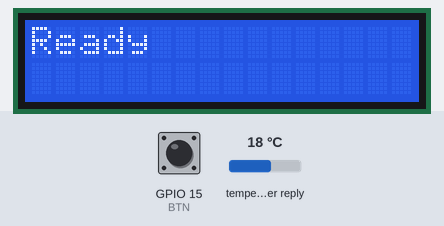
Bench run of a sketch on a simulated ESP32. Shown: 16×2 character LCD. Inputs (shaded band) come from the test bench; at power-on: GPIO 15 (BTN) HIGH, temperature in the weather reply 18 °C. WiFi joins after 1.5 s; servers stay silent unless stated; the local clock reads 2024-03-15 10:24:30 at power-on unless the sketch sets it; web services answer with replies made up by the test bench.

Above: at 1.6 s.
At 3.7 s:
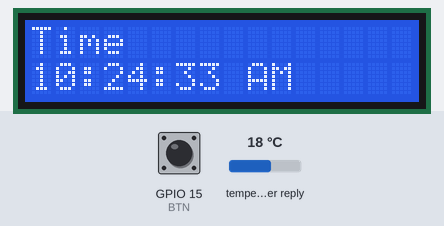
3.8 s: GPIO 15 (BTN) pulled LOW for 0.6 s
At 5.3 s:
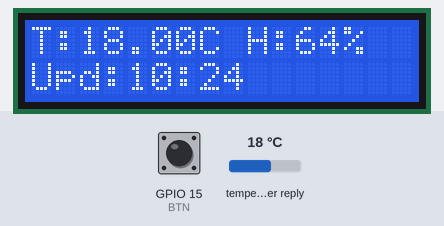
6.0 s: GPIO 15 (BTN) pulled LOW for 1 s
At 7.2 s:
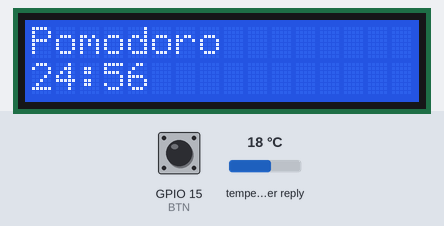
Timing chart, 0 to 9.0 s (numbered marks = the images above; inputs shaded):
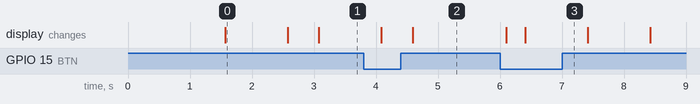

Measured:
- after the input at 3.8 s, the display: first changes after 0.28 s (image 2 shows a later state)
- after the input at 6.0 s, the display: first changes after 0.10 s (image 3 shows a later state)
- what the display in image 0 shows lasts 1.0 s, from 1.6 s to 2.6 s

The sketch:

code.ino
```cpp
#include <WiFi.h>
#include <HTTPClient.h>
#include <ArduinoJson.h>
#include <LiquidCrystal.h>
#include "time.h"

LiquidCrystal lcd(23, 22, 21, 19, 18, 5);

#define BTN 15

const char* ssid = "your ssid";
const char* password = "ur pass here";

String URL = "http://api.openweathermap.org/data/2.5/weather?";
String ApiKey = "ur api";

String lat = "copy from your location in google maps";
String lon = " ' ' ' ' '";

const char* ntpServer = "pool.ntp.org";
const long gmtOffset_sec = 21600;
const int daylightOffset_sec = 0;

int mode = 0;
bool lastState = HIGH;

float temp = 0;
int hum = 0;

unsigned long lastWeatherUpdate = 0;
const unsigned long weatherInterval = 30UL * 60UL * 1000UL;

String lastUpdated = "";

int pomodoroMin = 25;
int pomodoroSec = 0;
bool pomodoroRun = true;
unsigned long prevMillis = 0;

String getTime12() {
  struct tm t;
  if (!getLocalTime(&t)) return "NA";
  int h = t.tm_hour;
  String ap = "AM";
  if (h >= 12) {
    ap = "PM";
    if (h > 12) h -= 12;
  }
  if (h == 0) h = 12;
  char buf[20];
  sprintf(buf, "%02d:%02d:%02d %s", h, t.tm_min, t.tm_sec, ap.c_str());
  return String(buf);
}

void updateWeather() {
  if (WiFi.status() == WL_CONNECTED) {
    HTTPClient http;
    http.begin(URL + "lat=" + lat + "&lon=" + lon + "&units=metric&appid=" + ApiKey);
    int code = http.GET();
    if (code == 200) {
      String payload = http.getString();
      StaticJsonDocument<1024> doc;
      deserializeJson(doc, payload);
      temp = doc["main"]["temp"];
      hum = doc["main"]["humidity"];
      lastUpdated = getTime12();
    }
    http.end();
  }
}

void setup() {
  Serial.begin(115200);
  pinMode(BTN, INPUT_PULLUP);

  lcd.begin(16, 2);
  lcd.print("Starting...");

  WiFi.begin(ssid, password);
  while (WiFi.status() != WL_CONNECTED) delay(500);

  configTime(gmtOffset_sec, daylightOffset_sec, ntpServer);

  lcd.clear();
  lcd.print("Ready");
  delay(1000);
}

void loop() {
  bool curState = digitalRead(BTN);
  if (lastState == HIGH && curState == LOW) {
    mode++;
    if (mode > 2) mode = 0;
    lcd.clear();
    delay(300);
  }
  lastState = curState;

  unsigned long now = millis();

  lcd.clear();

  if (mode == 0) {
    lcd.setCursor(0, 0);
    lcd.print("Time");
    lcd.setCursor(0, 1);
    lcd.print(getTime12());
  }

  if (mode == 1) {
    if (now - lastWeatherUpdate >= weatherInterval || lastWeatherUpdate == 0) {
      updateWeather();
      lastWeatherUpdate = now;
    }
    lcd.setCursor(0, 0);
    lcd.print("T:");
    lcd.print(temp);
    lcd.print("C H:");
    lcd.print(hum);
    lcd.print("%");
    lcd.setCursor(0, 1);
    lcd.print("Upd:");
    lcd.print(lastUpdated.substring(0,5));
  }


  if (pomodoroRun && now - prevMillis >= 1000) {
    prevMillis = now;
    pomodoroSec--;
    if (pomodoroSec < 0) {
      pomodoroSec = 59;
      pomodoroMin--;
    }
    if (pomodoroMin < 0) {
      pomodoroMin = 25;
      pomodoroSec = 0;
      pomodoroRun = false;
    }
  }

  if (mode == 2) {
    lcd.setCursor(0, 0);
    lcd.print("Pomodoro");
    lcd.setCursor(0, 1);
    if (pomodoroMin < 10) lcd.print("0");
    lcd.print(pomodoroMin);
    lcd.print(":");
    if (pomodoroSec < 10) lcd.print("0");
    lcd.print(pomodoroSec);
  }

  delay(500);
}
```
